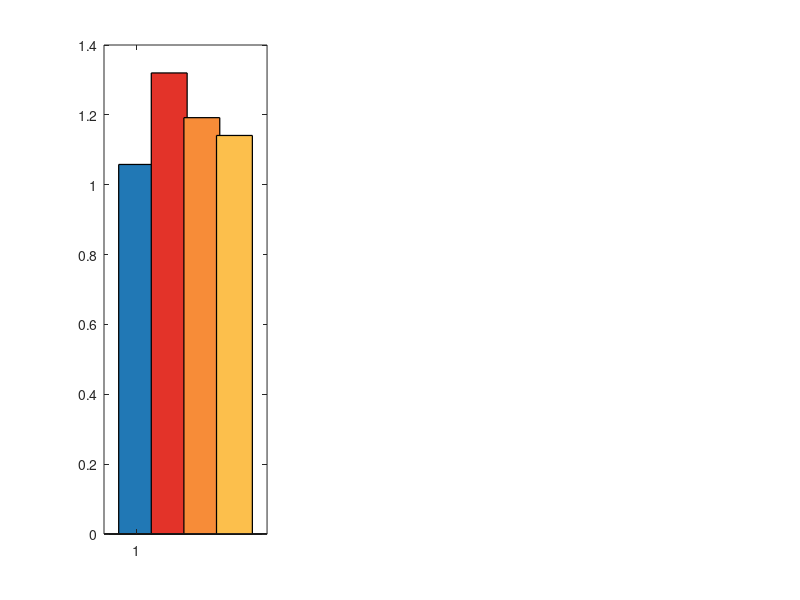

Reproduce this figure in MATLAB. (Note: this script raises an error after producing the figure.)
%% =========================================================================
%% Fig7_Ablation_Study.m
%% Title : Stability-Preserving Neural Network Controller Compression
%%          for Singularly Perturbed Systems via Riemannian Slow-Manifold Geometry
%% Figure : 7 (Bonus) - Ablation Study (Table 3 Visualisation)
%% Journal: Automatica (Elsevier)
%% Author : M. S. V. D. Sudarsan Madhyannapu
%% Date   : 07 June 2026
%% =========================================================================
%% Description:
%%   Visualises Table 3 (Ablation) from Section 8.6 of the paper.
%%   Shows the contribution of each RSM-Compress component:
%%     1. Slow-manifold FIM split  (+24.8% when removed)
%%     2. Stiefel projection       (+12.7% when removed)
%%     3. NGD refinement           (+7.8%  when removed)
%%   And the cascading ablation ending at SVD-C baseline (+54.3%).
%%   Also shows lambda-sensitivity (lambda in {0.001, 0.01, 0.10}).
%% =========================================================================



%% ---- Data from Table 3 -------------------------------------------------
%  Independent ablation
labels_ind = {'RSM-Compress (full)','w/o Slow-mfld FIM','w/o Stiefel Proj.',...
              'w/o NGD Refine'};
errors_ind = [1.058, 1.320, 1.192, 1.141];

%  Cascading ablation
labels_casc = {'RSM-Compress (full)','w/o FIM split','w/o FIM+Stiefel',...
               'w/o All (= SVD-C)'};
errors_casc = [1.058, 1.320, 1.511, 1.633];

%  Lambda sensitivity
lambda_vals  = [0.001, 0.010, 0.100];
errors_lam   = [1.078, 1.058, 1.082];

%% ---- Figure layout: 1x3 subplots ----------------------------------------
fig = figure('Name','Fig7_Ablation_Study',...
             'Units','centimeters','Position',[2 2 28 9.5],...
             'Color','white');

%  Color map: RSM = blue, ablated = orange/red scale
c_rsm  = [0.13 0.47 0.71];
c_grad = [0.99 0.75 0.30;   % mild degradation
          0.97 0.55 0.22;
          0.89 0.20 0.16];  % severe

%% ---- Subplot 1: Independent ablation ------------------------------------
ax1 = subplot(1,3,1);
col_ind = [c_rsm; c_grad(3,:); c_grad(2,:); c_grad(1,:)];
for i = 1:4
    b = bar(ax1, i, errors_ind(i), 0.55,'FaceColor',col_ind(i,:),...
            'EdgeColor','k','LineWidth',0.9);
    hold(ax1,'on');
end

% Reference line at 1.058
yline(ax1, 1.058,'b--','LineWidth',1.5,'HandleVisibility','off');

% Annotate degradation percentages
delta_ind = (errors_ind - 1.058)./1.058.*100;
for i = 2:4
    text(ax1, i, errors_ind(i)+0.012,...
         sprintf('+%.1f%%', delta_ind(i)),...
         'HorizontalAlignment','center','FontSize',9,...
         'Color',[0.55 0.05 0.05],'FontWeight','bold');
end

set(ax1,'XTick',1:4,'XTickLabel',labels_ind,'XTickLabelRotation',25,...
        'FontSize',8.5,'LineWidth',0.8,'Box','on');
ylabel(ax1,'Normalized tracking error','FontSize',10,'Interpreter','tex');
title(ax1,'Independent Ablation','FontSize',10.5,'FontWeight','bold');
ylim(ax1,[0.90 1.45]);
grid(ax1,'on'); set(ax1,'GridLineStyle',':','GridAlpha',0.5);
text(ax1, 1, 1.065, sprintf('%.3f', errors_ind(1)),...
     'HorizontalAlignment','center','FontSize',8,'Color','b');

%% ---- Subplot 2: Cascading ablation --------------------------------------
ax2 = subplot(1,3,2);
col_casc = [c_rsm; c_grad(1,:); c_grad(2,:); c_grad(3,:)];
for i = 1:4
    bar(ax2, i, errors_casc(i), 0.55,'FaceColor',col_casc(i,:),...
        'EdgeColor','k','LineWidth',0.9);
    hold(ax2,'on');
end
yline(ax2, 1.058,'b--','LineWidth',1.5,'HandleVisibility','off');
delta_casc = (errors_casc - 1.058)./1.058.*100;
for i = 2:4
    text(ax2, i, errors_casc(i)+0.015,...
         sprintf('+%.1f%%', delta_casc(i)),...
         'HorizontalAlignment','center','FontSize',9,...
         'Color',[0.55 0.05 0.05],'FontWeight','bold');
end

% Synergy annotation
annotation('doublearrow',[0.415 0.445],[0.185 0.185],...
           'LineWidth',1.2,'Color',[0.4 0.0 0.4]);
text(ax2, 2.5, 1.58, sprintf('Synergy: +%.1f%% > sum', delta_casc(4) - sum(delta_ind(2:4))),...
     'FontSize',7.8,'Color',[0.4 0.0 0.4],'HorizontalAlignment','center','Interpreter','tex');

set(ax2,'XTick',1:4,'XTickLabel',labels_casc,'XTickLabelRotation',25,...
        'FontSize',8.5,'LineWidth',0.8,'Box','on');
ylabel(ax2,'Normalized tracking error','FontSize',10,'Interpreter','tex');
title(ax2,'Cascading Ablation','FontSize',10.5,'FontWeight','bold');
ylim(ax2,[0.90 1.75]);
grid(ax2,'on'); set(ax2,'GridLineStyle',':','GridAlpha',0.5);

%% ---- Subplot 3: Lambda sensitivity -------------------------------------
ax3 = subplot(1,3,3);
bar(ax3, 1:3, errors_lam, 0.55,'FaceColor',[0.55 0.73 0.62],...
    'EdgeColor','k','LineWidth',0.9);
hold(ax3,'on');
yline(ax3, 1.058,'b--','LineWidth',1.5);

for i = 1:3
    text(ax3, i, errors_lam(i)+0.003,...
         sprintf('%.3f', errors_lam(i)),...
         'HorizontalAlignment','center','FontSize',9.5,...
         'Color',[0.05 0.35 0.05],'FontWeight','bold');
end
set(ax3,'XTick',1:3,...
        'XTickLabel',{'\lambda=0.001','\lambda=0.010 (nom.)','\lambda=0.100'},...
        'XTickLabelRotation',20,'FontSize',8.5,'LineWidth',0.8,'Box','on');
ylabel(ax3,'Normalized tracking error','FontSize',10,'Interpreter','tex');
title(ax3,'\lambda Sensitivity  (1 decade each side)','FontSize',10.5,...
      'FontWeight','bold','Interpreter','tex');
ylim(ax3,[0.95 1.15]);
grid(ax3,'on'); set(ax3,'GridLineStyle',':','GridAlpha',0.5);
text(ax3, 2, 1.045, '\Delta max = 2.3%','HorizontalAlignment','center',...
     'FontSize',9,'Color',[0.3 0.3 0.3],'Interpreter','tex');

%% ---- Overall title ------------------------------------------------------
sgtitle({'Ablation Study: RSM-Compress Component Contributions';...
         'CSTR benchmark,  1024\times compression,  \epsilon = 0.05'},...
        'FontSize',11,'FontWeight','bold','Interpreter','tex');

%% ---- Export -------------------------------------------------------------
set(fig,'PaperPositionMode','auto');
print(fig,'Fig7_Ablation_Study','-dpdf','-r300');
print(fig,'Fig7_Ablation_Study','-dpng','-r300');
fprintf('[Done] Fig7_Ablation_Study saved as PDF + PNG.\n');
fprintf('  Key result: slow-manifold FIM split is the dominant contributor (+24.8%%)\n');
fprintf('  Synergy: removing all 3 components: +54.3%% > sum of independent +45.3%%\n');
